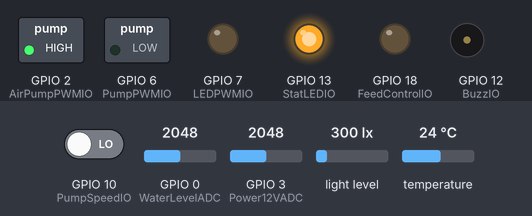
The sketch below on a simulated ESP32. Shown: switched loads named in the sketch (green lamp = pin HIGH), output pins drawn as LEDs (lit = HIGH), buzzer (waves = sounding, pin HIGH). Inputs (shaded band) come from the test bench; at power-on: GPIO 3 (Power12VADC) = 2048, GPIO 0 (WaterLevelADC) = 2048, GPIO 10 (PumpSpeedIO) LOW, light level 300 lx, temperature 24 °C (analog values on the 0–4095 scale). WiFi joins after 1.5 s; servers stay silent unless stated; uploads are accepted with an empty reply; the local clock reads 2024-03-15 10:24:30 at power-on unless the sketch sets it; what the sketch prints to the serial monitor is not drawn.

Above: at 2.7 s.
2.8 s: GPIO 3 (Power12VADC) set to 122
At 5.7 s:
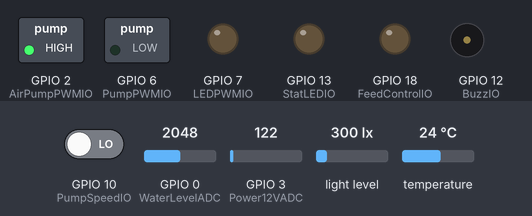
At 6.12 s:
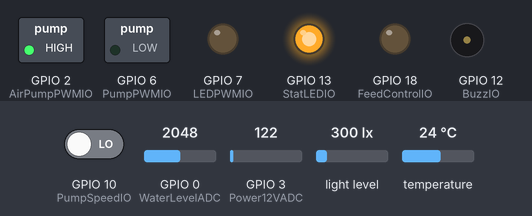
6.3 s: GPIO 3 (Power12VADC) set to 2540
10.9 s: GPIO 3 (Power12VADC) set to 50
At 17.0 s:
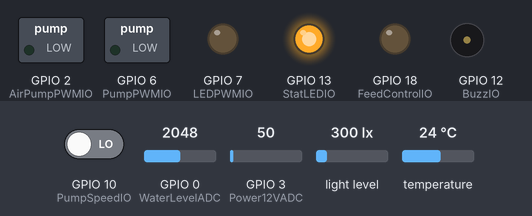
18.4 s: GPIO 3 (Power12VADC) set to 2866
21.9 s: GPIO 0 (WaterLevelADC) set to 3972
Timing chart, 0 to 29.1 s (numbered marks = the images above; inputs shaded):
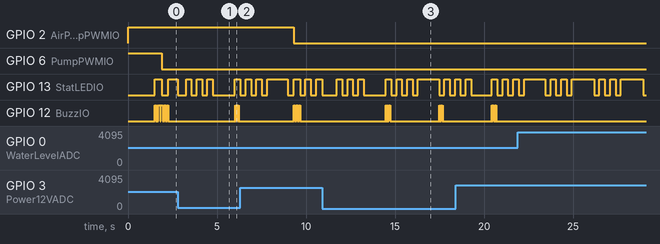

Measured:
- after the input at 2.8 s, GPIO 12 (BuzzIO): alternates HIGH for 0.02 s and LOW for 0.02 s, starting after 3.2 s
- after the input at 10.9 s, GPIO 12 (BuzzIO): goes 5 × (HIGH 0.02 s, LOW 0.02 s), HIGH 0.03 s, LOW 2.8 s, 5 × (HIGH 0.02 s, LOW 0.02 s), HIGH 0.02 s, then LOW, starting after 3.6 s
- by itself, GPIO 12 (BuzzIO): alternates HIGH for 0.05 s and LOW for 0.05 s, 14 changes in all, then stays LOW

The sketch:

FishTank-Manage-PRO.ino
```cpp
#include"relate.h"
#define NTP1  "ntp1.aliyun.com"
#define NTP2  "ntp2.aliyun.com"
#define NTP3  "ntp3.aliyun.com"

TaskHandle_t _GetSensorData;
TaskHandle_t _NetConnect;
TaskHandle_t _DeviceConnect;

void setup() {
  // put your setup code here, to run once:
  DeviceInit();           //控制设备初始化
  Serial.begin(115200);   //调试串口

  WIFInit();
  SensorInit();           //外部传感器初始化

  xTaskCreate(GetSensorData,"GetSensorData",2048,NULL,3,&_GetSensorData);
  xTaskCreate(NetConnect,"NetConnect",2048,NULL,5,&_NetConnect);

  xTaskCreate(DeviceConnect,"DeviceConnect",2048,NULL,3,&_DeviceConnect);
  xTaskCreate(FeedConnect,"FeedConnect",2048,NULL,20,NULL);
}

void loop() {
  // put your main code here, to run repeatedly:
  //Serial.printf("%s\r\n",GetServerDataValue("Water_Temperature"));

  vTaskDelay(1000);
  if(!getLocalTime(&timeinfo))
  {
    configTime(8 * 3600, 0, NTP1, NTP2,NTP3);
    Serial.println("configTime");
  }
  //Serial.println(&timeinfo, "%F %T %A"); // 格式化输出:2021-10-24 23:00:44 Sunday

}
```

App.ino
```cpp
#include"relate.h"

ControlType Control;
#define FeedCheckDelay (uint32_t) 1000*20
#define FeedMotorDelay (uint32_t) 1000*1

//String FeedTimeStr = "06:00,10:00,14:00,18:00,22:15,02.00";
String FeedTimeStr = "";
String PumpTimeMaintainStr = "07:00,19:00";

void PostSensorData(void)
{
    Serial.printf("\r\nPostSensorData Start = %d\r\n",millis());

    String  Str  = PosDataLinkVal("Water_Temperature"     ,SensorData.Temp              ,false);//水温上传
            Str += PosDataLinkVal("Lingth_Intensity"      ,SensorData.Ligth             ,false);//光强上传
            Str += PosDataLinkVal("Power_Voltage"         ,SensorData.PowerValue        ,false);//电源电压上传
            Str += PosDataLinkVal("Water_level"           ,SensorData.WaterLevel        ,false);//水位上传上传
            Str += PosDataLinkVal("Water_Pump_Speed"      ,SensorData.PumpSpeed         ,false);//水泵转速上传
            Str += PosDataLinkVal("millis"                ,(float)millis()/1000/60/60   ,false);//开机时间上传
            Str += PosDataLinkVal("Feed_Count"            ,SensorData.FeedCount         ,false);//喂食次数上传
            Str += PosDataLinkVal("Warn_Flag"             ,SensorData.WarnFlag          ,false);//报警标记位上传
            Str += PosDataLinkVal("Auto_LED"             ,  Control.Auto_LED            ,false);//自动LED控制标记位上传

            Str += PosDataLinkStr("FeedTimeStr"          ,FeedTimeStr                   ,false);//喂食时间设置上传
            Str += PosDataLinkStr("PumpTimeMaintainStr"  ,PumpTimeMaintainStr           ,true); //泵维护时间设置上传

    PosServerData(Str);
    Serial.printf("\r\nPostSensorData End = %d\r\n",millis());
}

void PostClossFeed(void)
{
    Serial.printf("\r\nPostSensorData Start = %d\r\n",millis());

    String  Str = PosDataLinkVal("Feed_Switch",0,false);
            Str += PosDataLinkVal("Feed_Count",SensorData.FeedCount    ,true);

    PosServerData(Str);
    Serial.printf("\r\nPostSensorData End = %d\r\n",millis());
}

void GetServerOrder(void)
{
    Serial.printf("\r\nGetServerOrder Start = %d\r\n",millis());

    String ServerData = GetServerData("Water_Pump_Power,Air_Pump_Power,LED_Power,Feed_Switch,Auto_StarAndStop,FeedTimePoint,PumpTimeMaintainPoint");//获取服务数据
    //String ServerData = GetServerData("Water_Pump_Power,Air_Pump_Power,LED_Power,Feed_Switch,Auto_StarAndStop");

    //Serial.println("ServerData = " + ServerData);

    if(String(ERROR) != ServerData)//解析服务器数据
    {
      Control.Water_Pump_Power  = GetServerDataValue("Water_Pump_Power",ServerData)/100*255;
      Control.Air_Pump_Power    = GetServerDataValue("Air_Pump_Power",ServerData)/100*255;
      Control.LED_Power         = GetServerDataValue("LED_Power",ServerData)/100*255;
      Control.Auto_StarAndStop  = GetServerDataValue("Auto_StarAndStop",ServerData);
      Control.Feed_Switch       = GetServerDataValue("Feed_Switch",ServerData);

      FeedTimeStr           = GetServerDataString("FeedTimePoint",ServerData);
      PumpTimeMaintainStr   = GetServerDataString("PumpTimeMaintainPoint",ServerData);
    }

    Serial.printf("Control.Water_Pump_Power = %d\r\n" ,Control.Water_Pump_Power);
    Serial.printf("Control.Air_Pump_Power   = %d\r\n" ,Control.Air_Pump_Power);
    Serial.printf("Control.LED_Power        = %d\r\n" ,Control.LED_Power);
    Serial.printf("Control.Feed_Switch      = %d\r\n" ,Control.Feed_Switch);
    Serial.printf("Control.Auto_StarAndStop = %d\r\n" ,Control.Auto_StarAndStop);

    Serial.println(FeedTimeStr);
    Serial.println(PumpTimeMaintainStr);

    Serial.printf("\r\nGetServerOrder End = %d\r\n",millis());
}

void NetConnect(void *pt)
{
  while(1)
  {

    Serial.println("NetConnect");
    //Serial.println("Control.Feeding_Sign = flase");
    if(WiFi.status() == WL_CONNECTED)//判断当前网络连接状态
    {
      PostSensorData();
      GetServerOrder();
    }

   if(ClientState == false || WiFi.status() != WL_CONNECTED)//断网重连
    {
      WIFInit();
    }
  }
}

void DeviceInit(void)
{
  Control.Water_Pump_Power = 255;
  Control.Air_Pump_Power = 255;
  Control.LED_Power = 0;
  Control.Feed_Switch = false;
  Control.Auto_LED = false;
  Control.LightDownCount = 0;

  pinMode(PumpPWMIO,OUTPUT);//指示LED控制GPIO
  ledcSetup(PumpPWM_CH, 5000, 8); // 设置通道
  ledcAttachPin(PumpPWMIO, PumpPWM_CH);  // 将通道与对应的引脚连接,LED_Power
  ledcWrite(PumpPWM_CH,Control.Water_Pump_Power);

  pinMode(LEDPWMIO,OUTPUT);//指示LED控制GPIO
  ledcSetup(LEDPWM_CH, 200, 8); // 设置通道
  ledcAttachPin(LEDPWMIO, LEDPWM_CH);  // 将通道与对应的引脚连接,LED_Power
  ledcWrite(LEDPWM_CH,Control.LED_Power);


  pinMode(AirPumpPWMIO,OUTPUT);//指示LED控制GPIO
  ledcSetup(AirPumpPWM_CH, 200, 8); // 设置通道
  ledcAttachPin(AirPumpPWMIO, AirPumpPWM_CH);  // 将通道与对应的引脚连接,LED_Power
  ledcWrite(AirPumpPWM_CH,Control.Air_Pump_Power);


  pinMode(FeedControlIO,OUTPUT);//指示LED控制GPIO
  digitalWrite(FeedControlIO, LOW);

  pinMode(StatLEDIO,OUTPUT);//指示LED控制GPIO
  digitalWrite(StatLEDIO, LOW);

  pinMode(BuzzIO,OUTPUT);//指示LED控制GPIO
  digitalWrite(BuzzIO, LOW);

}

void FeedDeviceConnect(void)
{
        Serial.printf("\r\nFeedDeviceConnect Start = %d\r\n",millis());
        Control.Feed_Switch = 0;
        SensorData.FeedCount++;

        PostClossFeed();
        vTaskSuspend(_GetSensorData);
        vTaskSuspend(_NetConnect);

        digitalWrite(FeedControlIO, HIGH);
        vTaskDelay(FeedMotorDelay);

        uint16_t delay_1ms = 0;

        while(digitalRead(FeedResetIO) == HIGH)
        {
          vTaskDelay(1);
          if(delay_1ms++ >= 1000*6) break;
        }

        digitalWrite(FeedControlIO, LOW);
        Control.Feed_Switch = 0;

        vTaskResume(_GetSensorData);
        vTaskResume(_NetConnect);

        Serial.printf("\r\nFeedDeviceConnect End = %d\r\n",millis());
}

int TimePointCheck(String str ,uint8_t IsHour)
{
  String current = "";

  if(timeinfo.tm_hour < 10)
  {
    current = "0" + String(timeinfo.tm_hour) + ":";
  }
  else
  {
    current = String(timeinfo.tm_hour) + ":";
  }


  if(IsHour == false)
  {
    current += String(timeinfo.tm_min);
  }

  //Serial.println(str);
  //Serial.println(&timeinfo, "%F %T %A"); // 格式化输出:2021-10-24 23:00:44 Sunday

  return str.indexOf(current);
}


void DeviceConnect(void *pt)
{
  while(1)
  {
      digitalWrite(StatLEDIO, !digitalRead(StatLEDIO));
      int Sum = Control.Water_Pump_Power + Control.LED_Power + Control.Air_Pump_Power + Control.Feed_Switch + Control.Auto_StarAndStop + SensorData.FeedCount + Control.Auto_LED;
      if(Sum != Control.Order_Sum)//判断是否有指令更新
      {
        Control.Order_Sum = Sum;
        for(uint8_t i = 0;i <= 6;i++)
        {
          digitalWrite(BuzzIO, !digitalRead(BuzzIO));
          vTaskDelay(50);
        }
        digitalWrite(BuzzIO, LOW);
      }
      else
      {
        vTaskDelay(300);
      }

      if(Control.Water_Pump_Power <= PWM_Offset && Control.Water_Pump_Power > 0) Control.Water_Pump_Power = 0;
      if(Control.LED_Power <= PWM_Offset && Control.LED_Power > 0) Control.LED_Power = 0;
      if(Control.Air_Pump_Power <= PWM_Offset) Control.Air_Pump_Power = 0;

      if(Control.LED_Power < 0)
      {
          Control.LightDownCount = 0;
          Control.Auto_LED = false;
          ledcWrite(LEDPWM_CH,0);
      }
      else if(Control.LED_Power == 0 && SensorData.Ligth <= Ligth_Offset && !(timeinfo.tm_hour >= 2 && timeinfo.tm_hour <= 7))//LED灯自动控制:LED未手动开启、光强小于Ligth_Offset，时间不在2点到7点的范围
      {
          if(Control.LightDownCount++ >= 2000)//光强连续低于阈值保600s后才自动开启LED
          {
            Control.LightDownCount = 100;
            Control.Auto_LED = true;
            ledcWrite(LEDPWM_CH,255);
          }
          else
          {
            Control.Auto_LED = false;
            ledcWrite(LEDPWM_CH,Control.LED_Power);
          }
      }
      else
      {
          Control.LightDownCount = 0;
          Control.Auto_LED = false;
          ledcWrite(LEDPWM_CH,Control.LED_Power);
      }

      if(Control.Water_Pump_Power < 0)//强制开启水泵
      {
        ledcWrite(PumpPWM_CH,255);
      }
      else if(SensorData.WaterLevel <= Water_Offset)//没有强制开启水泵且水位异常后强制关闭水泵
      {
        Serial.println("Control.Water_Pump_Power = 0;");
        Control.Water_Pump_Power = 0;
      }


      if(TimePointCheck(PumpTimeMaintainStr,true) == -1 && Control.Auto_StarAndStop == 0 && Control.Water_Pump_Power >= 0)//非自动维护状态下按服务设置，设置泵PWM
      {
        ledcWrite(PumpPWM_CH,Control.Water_Pump_Power);
      }

      ledcWrite(AirPumpPWM_CH,Control.Air_Pump_Power);

      if(Control.Feed_Switch != 0)//手动喂食
      {
        FeedDeviceConnect();
      }
  }
}

uint8_t Auto_StarAndStopFlag = 0;

void FeedConnect(void *pt)
{
  while(1)
  {
    if(TimePointCheck(FeedTimeStr,false) != -1 || Control.Feed_Switch != 0)
    {
        FeedDeviceConnect();
        vTaskDelay(1000*40);//自动喂食后强制等40s避免喂食两次
    }

    if(TimePointCheck(PumpTimeMaintainStr,true) != -1 || Control.Auto_StarAndStop == 1)
    {
        Auto_StarAndStopFlag = !Auto_StarAndStopFlag;
        if(Auto_StarAndStopFlag == 0)
          ledcWrite(PumpPWM_CH,0);
        else
          ledcWrite(PumpPWM_CH,255);
    }

    //vTaskResume(_GetSensorData);
    //vTaskResume(_NetConnect);

    vTaskDelay(FeedCheckDelay);
  }
}
```

NetWork.ino
```cpp
#include"relate.h"
#define GetServerDataDelay 40

const char* ssid     = "TP_LINK_DEV";
const char* password = "t12345678g";

struct
{
  const char* ip      = "183.230.40.33"; //欲访问的地址
  const uint8_t port  = 80;         //服务器端口号
  const String url    = "http://api.heclouds.com/devices/599859039/datapoints?type=3";        //网址 设备ID
  const String ur2    = "http://api.heclouds.com/devices/599859039/datapoints?datastream_id=";//网址 设备ID
  const String apikey = "B88LcmiEOhetXDsS2OcrI6lYouc=";                                       //api-key
}Server;

uint8_t ClientState = true;//服务器连接状态

WiFiClient client; //声明一个客户端对象，用于与服务器进行连接
struct tm timeinfo;

void WIFInit(void)
{
  WiFi.begin(ssid, password); //

  while (WiFi.status() != WL_CONNECTED) {
      vTaskDelay(500);
      Serial.print(".");
  }
  Serial.println("");
  Serial.println("WiFi connected.");
  Serial.println("IP address: ");
  Serial.println(WiFi.localIP());
}

float GetServerDataValue(String datatype,String data)
{
  String DatavalueStrReverse = "";
  String DatavalueStr = "";
  float datavalue = -1;
  int length = 0;
  if(data != ERROR)
  {
    int place = data.indexOf(datatype) - 10;//数值为type向后偏移10个字符

    if(place == -1) return 0;

    do
    {
      length ++;
      DatavalueStrReverse += data[place--];
    }while((data[place] != ':' || data[place] == '-') && place >= 0);

    //Serial.println(DatavalueStrReverse);

    do
    {
      length --;
      DatavalueStr += DatavalueStrReverse[length];
    }while(length);

    Serial.println(DatavalueStr.toFloat());

    datavalue = DatavalueStr.toFloat();
  }

  //Serial.print("\r\n");
  //Serial.print(datavaluestr);
  //Serial.print("\r\n");
  //Serial.print(datatype + " = ");//串口打印HTTP请求
  //Serial.println(datavalue);

  return datavalue;
}

String GetServerDataString(String datatype,String data)
{
  String DatavalueStrReverse = "";
  String DatavalueStr = "";
  float datavalue = -1;
  int length = 0;
  if(data != ERROR)
  {
    int place = data.indexOf(datatype) - 10;//为type向后偏移1个字符

    if(place == -1) return DatavalueStr;

    do
    {
      length ++;
      DatavalueStrReverse += data[place--];
      //Serial.println("data=" + data[place]);
    }while(data[place] != ':' && place >= 0);

    //Serial.println(DatavalueStrReverse);
    DatavalueStr += '0';
    do
    {
        length --;
        DatavalueStr += DatavalueStrReverse[length];

        if(length%4 == 0 && length)
        {
          DatavalueStr += ',';
        }
        else if(length%2 == 0 && length)
        {
          DatavalueStr += ':';
        }
    }while(length);

    //Serial.println("DatavalueStrReverse="+DatavalueStrReverse[place]);
    Serial.println(datatype +  " = " + DatavalueStr);
  }

  //Serial.print("\r\n");
  //Serial.print(datavaluestr);
  //Serial.print("\r\n");
  //Serial.print(datatype + " = ");//串口打印HTTP请求
  //Serial.println(datavalue);

  return DatavalueStr;
}

uint8_t SerialLock = false;

String GetServerData(String datatype)
{
  while (SerialLock == true) {
      vTaskDelay(10);
      Serial.println("GetServerData SerialLock!!!");
  }

  SerialLock = true;

  Serial.println("At GetServerData SerialLock = true");

  String RETURN = ERROR;
  String post;

  if (client.connect(Server.ip, Server.port))//判断是否连接服务器
  {//连接成功
    ClientState = true;
    post = String("GET ") + Server.ur2 + datatype + " HTTP/1.1\r\n" + "api-key: " + Server.apikey+ "\r\n" + "Host: api.heclouds.com\r\n\r\n";

    Serial.print(post);//串口打印HTTP请求
    client.print(post);//向服务器发送HTTP请求

    uint16_t delaycount = 0;
    //Serial.print("vTaskDelaystar\r\n");
    while(!client.available())
    {//判断WIFI是否有数据
      if(delaycount++ >= GetServerDataDelay)
      {
        break;
      }
      vTaskDelay(100);
    }
    //Serial.print("vTaskDelayend\r\n");
    while(client.available())
    {//判断WIFI是否有数据
      RETURN = client.readStringUntil('\r');//读取WIFI数据赋给line
      vTaskDelay(200);
    }
    Serial.println(RETURN);                 //打印order_buff
  }
  else
  {
    ClientState = false;
    Serial.printf("Server no connect!\r\n");
  }

  SerialLock = false;
  Serial.println("At GetServerData SerialLock = false");
  vTaskDelay(20);
  return RETURN;
}

String PosDataLinkVal(String datatype,float datavalul,uint8_t EndFlag)
{
  String data = "\"" + datatype + "\":" + String(datavalul);

  if(EndFlag == false)
  {
    data += ",";
  }
  return data;
}


String PosDataLinkStr(String datatype,String datastr,uint8_t EndFlag)
{
  String data = "\"" + datatype + "\":" + "\"" + datastr + "\"";

  if(EndFlag == false)
  {
    data += ",";
  }
  return data;
}

String PosServerData(String datatype)
{
  while (SerialLock == true) {
      vTaskDelay(10);
      Serial.println("PosServerData SerialLock!!!");
  }

  SerialLock = true;
  Serial.println("At PosServerData SerialLock = true");

  String RETURN = ERROR;
      String data = "{" + datatype + "}\r\n\r\n";
      //String data = "{\"Water_Pump_Speed\":" + String(datavalul)+"}\r\n\r\n";
      uint16_t  Length = data.length();

      String post = String("POST ") +
                    Server.url +
                    " HTTP/1.1\r\n" +
                    "api-key: "+ Server.apikey +
                    "\r\n" +
                    "Host:api.heclouds.com\r\n" +
                    "Connection:close\r\n" +
                    "Content-Length:" +
                    String(Length) +
                    "\r\n\r\n" + data;
      if (client.connect(Server.ip, Server.port))//判断是否连接服务器
      {//连接成功
          ClientState = true;
          Serial.println(Length);
          Serial.print(post);//串口打印HTTP请求
          client.print(post);//向服务器发送HTTP请求

          //Serial.print("vTaskDelaystar\r\n");
          uint16_t delaycount = 0;

          while(!client.available())
          {//判断WIFI是否有数据
            if(delaycount ++ >= GetServerDataDelay)
            {
              break;
            }
            vTaskDelay(100);
          }

          uint8_t overtime = 0;
          while(client.available())
          {//判断WIFI是否有数据
            RETURN = client.readStringUntil('\r');//读取WIFI数据赋给line
            vTaskDelay(200);
            if(overtime++ >= 100) break;
          }
          Serial.print(RETURN);//打印line
      }
      else
      {
        ClientState = false;
        Serial.printf("Server no connect!\r\n");
      }
  SerialLock = false;
  Serial.println("At PosServerData SerialLock = false");
  vTaskDelay(20);
  return RETURN;
}
```

relate.h
```cpp
#ifndef RELATE_H
#define RELATE_H

  #include <WiFi.h>
  #include <DS18B20.h>
  #include <BH1750.h>
  #include "Wire.h"

  #define BuzzIO        (uint8_t) 12
  #define FeedControlIO (uint8_t) 18
  #define FeedResetIO   (uint8_t) 19
  #define StatLEDIO      (uint8_t) 13

  #define PumpPWMIO     (uint8_t) 6
  #define LEDPWMIO      (uint8_t) 7
  #define AirPumpPWMIO  (uint8_t) 2

  #define PWM_Offset  (uint8_t) 50
  #define Ligth_Offset  (float) 300.00

  #define Water_Offset  (float) 70.00
  #define Power_Offset  (float) 11.00

  #define Pump_Offset  (float) 10.00
  #define Temp_Up_Offset  (float) 35.00
  #define Temp_Dow_Offset  (float) 10.00


enum{
   PumpPWM_CH =  1,
   AirPumpPWM_CH,
   LEDPWM_CH,
};

enum{
   NoWarn = 0,
   WarnWaterPumpUnusual,
   WarnPowerDown,
   WarnWaterLevelDown,
   WarnWaterTempUnusual,
};


  #define PumpSpeedIO   (uint8_t) 10

  #define WaterLevelADC (uint8_t) 0
  #define Power12VADC   (uint8_t) 3
  #define PowerVolCal   (float) 7.8
  #define WaterLevelHigh     (float) 1900
  #define WaterLevelLow      (float) 400

  #define DS18B20IO   (uint8_t) 1
  #define IIC_SDA     (uint8_t) 4
  #define IIC_SCL     (uint8_t) 5

  #define ERROR "error"

  typedef struct
  {
    int16_t Water_Pump_Power;
    int16_t Air_Pump_Power;
    int16_t LED_Power;
    int16_t Feed_Switch;
    int16_t Auto_StarAndStop;
    int16_t Auto_LED;
    int16_t Order_Sum;
    int16_t LightDownCount;
  }ControlType;

  typedef struct
  {
    float Temp;
    float PowerValue;
    float WaterLevel;
    float Ligth;
    float PumpSpeed;
    int FeedCount;
    int WarnFlag;
  }SensorDataType;

  extern SensorDataType SensorData;
  extern ControlType Control;
  extern struct tm timeinfo;
  extern String FeedTimePoint;

  extern uint8_t ClientState;

  void PostSensorData(void);
#endif
```

Source omitted: Sensor.ino (4210 bytes)
